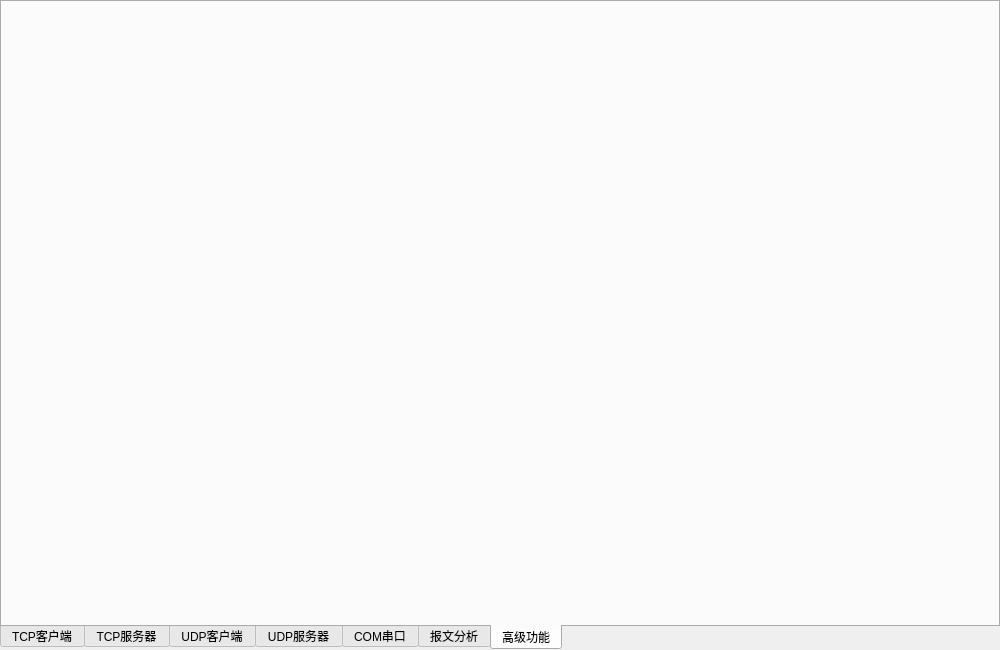
<?xml version="1.0" encoding="UTF-8"?>
<ui version="4.0">
 <class>frmMain</class>
 <widget class="QWidget" name="frmMain">
  <property name="geometry">
   <rect>
    <x>0</x>
    <y>0</y>
    <width>1000</width>
    <height>650</height>
   </rect>
  </property>
  <property name="windowTitle">
   <string>Form</string>
  </property>
  <layout class="QVBoxLayout" name="verticalLayout">
   <property name="leftMargin">
    <number>0</number>
   </property>
   <property name="topMargin">
    <number>0</number>
   </property>
   <property name="rightMargin">
    <number>0</number>
   </property>
   <property name="bottomMargin">
    <number>0</number>
   </property>
   <item>
    <widget class="QTabWidget" name="tabWidget">
     <property name="tabPosition">
      <enum>QTabWidget::South</enum>
     </property>
     <property name="currentIndex">
      <number>6</number>
     </property>
     <widget class="frmTcpClient" name="tabTcpClient">
      <attribute name="title">
       <string>TCP客户端</string>
      </attribute>
     </widget>
     <widget class="frmTcpServer" name="tabTcpServer">
      <attribute name="title">
       <string>TCP服务器</string>
      </attribute>
     </widget>
     <widget class="frmUdpClient" name="tabUdpClient">
      <attribute name="title">
       <string>UDP客户端</string>
      </attribute>
     </widget>
     <widget class="frmUdpServer" name="tabUdpServer">
      <attribute name="title">
       <string>UDP服务器</string>
      </attribute>
     </widget>
     <widget class="frmComTool" name="tabCom">
      <attribute name="title">
       <string>COM串口</string>
      </attribute>
     </widget>
     <widget class="frmAnalysis" name="tabAnalysis">
      <attribute name="title">
       <string>报文分析</string>
      </attribute>
     </widget>
     <widget class="frmFunctions" name="tabFunctions">
      <attribute name="title">
       <string>高级功能</string>
      </attribute>
     </widget>
    </widget>
   </item>
  </layout>
 </widget>
 <customwidgets>
  <customwidget>
   <class>frmTcpClient</class>
   <extends>QWidget</extends>
   <header>frmtcpclient.h</header>
   <container>1</container>
  </customwidget>
  <customwidget>
   <class>frmTcpServer</class>
   <extends>QWidget</extends>
   <header>frmtcpserver.h</header>
   <container>1</container>
  </customwidget>
  <customwidget>
   <class>frmUdpServer</class>
   <extends>QWidget</extends>
   <header>frmudpserver.h</header>
   <container>1</container>
  </customwidget>
  <customwidget>
   <class>frmUdpClient</class>
   <extends>QWidget</extends>
   <header>frmudpclient.h</header>
   <container>1</container>
  </customwidget>
  <customwidget>
   <class>frmAnalysis</class>
   <extends>QWidget</extends>
   <header>frmanalysis.h</header>
   <container>1</container>
  </customwidget>
  <customwidget>
   <class>frmComTool</class>
   <extends>QWidget</extends>
   <header>frmcomtool.h</header>
   <container>1</container>
  </customwidget>
  <customwidget>
   <class>frmFunctions</class>
   <extends>QWidget</extends>
   <header>frmfunctions.h</header>
   <container>1</container>
  </customwidget>
 </customwidgets>
 <resources/>
 <connections/>
</ui>
